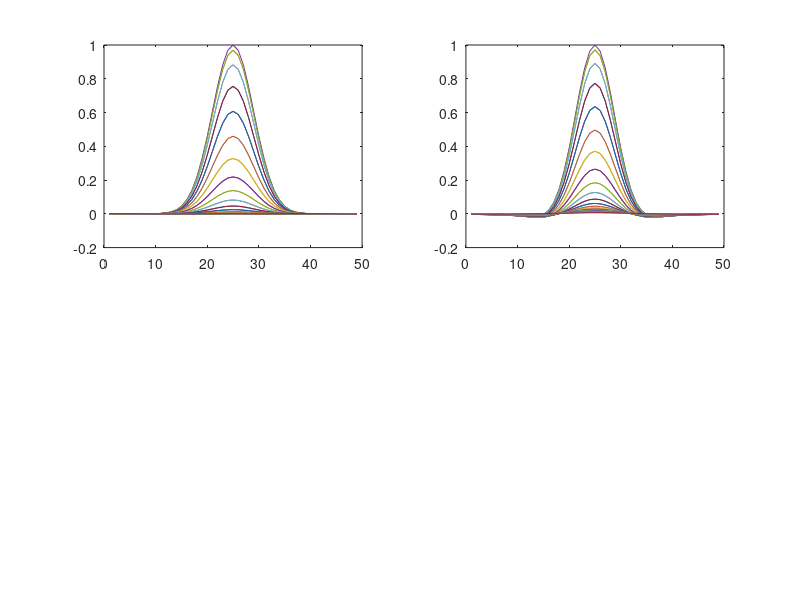

Write MATLAB code to recreate this figure. (Note: this script raises an error after producing the figure.)

       %  file mk2X2newFig6July6_21.m  (was mk2X2newFig10Feb2_21.m  (was mk2X2F1g13Aug28.m

  close all
  clear all
%------------------------------

% load svff.matJuly5_21D % this was 49X49X49 so I deleted it Aug4_21 
% ff1(:,:) = f1(:,Nyy+1,:);
% ff1p = ff1'; %this puts z across in "plot"
  load svff1pD.mat    % this is 49X49 version

  subplot(2,2,1); 
  plot(ff1pD);
% plot(ff1p);
% contour(ff1p,20);
  colormap(jet);
    hold on
 
%--------------------------

% load svff.matJuly5_21A % this was 49X49X49 so I deleted it Aug4_21
% load svff.matJuly5_21A  % without the width-factor
% ff1(:,:) = f1(:,Nyy+1,:);
% ff1p = ff1'; %this puts z across in "plot"
  load svff1pA.mat    % this is 49X49 version

  subplot(2,2,2); 
  plot(ff1pA);
% plot(ff1p);
% contour(ff1p,20);
  colormap(jet);
    hold on

%--------------------------

  load svff.matJuly21_21B
  fff1(:,:) = f1(:,:,Nzz+1);
  fff1 = (1/mmmaxf1)*fff1;
  

  subplot(2,2,3); 
  mesh(fff1);
% mesh(min(.5,fff1));
  colormap(jet);
    hold on

%--------------------------

  subplot(2,2,4); 
  plot(min(.20,fff1));
  colormap(jet);
    hold on
  
%--------------------------
    hold off
